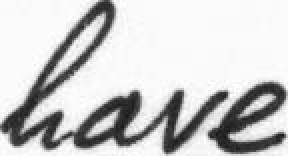
#> input picture have.png, 144 x 78 px, found by its file name (shown 2 times larger)
$ python SamplePreprocessor.py   (older library calls are emulated)
#> lines starting #> are read from the running program, lines starting #| are printed output that depends on the picture
#> further down, img is the input picture: shape (78, 144); min 21, max 255, mean 202.1
import random

import cv2
import numpy as np


def preprocess(img, imgSize, dataAugmentation=False):
    "put img into target img of size imgSize, transpose for TF and normalize gray-values"
#> called with imgSize = (128, 32), dataAugmentation = True

    # there are damaged files in IAM dataset - just use black image instead
    if img is None:
        img = np.zeros(imgSize[::-1])

    # data augmentation
    img = img.astype(np.float)
    if dataAugmentation:
        # photometric data augmentation
        if random.random() < 0.25:
            rand_odd = lambda: random.randint(1, 3) * 2 + 1
            img = cv2.GaussianBlur(img, (rand_odd(), rand_odd()), 0)
        if random.random() < 0.25:
            img = cv2.dilate(img, np.ones((3, 3)))
        if random.random() < 0.25:
            img = cv2.erode(img, np.ones((3, 3)))
        if random.random() < 0.5:
            img = img * (0.25 + random.random() * 0.75)
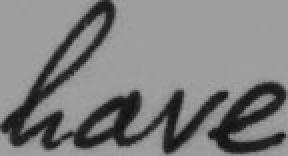
#> img: shape (78, 144) float64 (shown 2 times larger); min 13.3, max 161.5, mean 128
        if random.random() < 0.25:
            img = np.clip(img + (np.random.random(img.shape) - 0.5) * random.randint(1, 50), 0, 255)
        if random.random() < 0.1:
            img = 255 - img

        # geometric data augmentation
        wt, ht = imgSize
        h, w = img.shape
#> h = 78; w = 144
        f = min(wt / w, ht / h)
#> f = 0.41
        fx = f * np.random.uniform(0.75, 1.25)
#> fx = 0.42
        fy = f * np.random.uniform(0.75, 1.25)
#> fy = 0.454

        # random position around center
        txc = (wt - w * fx) / 2
#> txc = 33.74
        tyc = (ht - h * fy) / 2
#> tyc = -1.72
        freedom_x = max((wt - fx * w) / 2, 0) + wt / 10
#> freedom_x = 46.54
        freedom_y = max((ht - fy * h) / 2, 0) + ht / 10
#> freedom_y = 3.2
        tx = txc + np.random.uniform(-freedom_x, freedom_x)
#> tx = 43.31
        ty = tyc + np.random.uniform(-freedom_y, freedom_y)
#> ty = -1.43

        # map image into target image
        M = np.float32([[fx, 0, tx], [0, fy, ty]])
#> M = [[0.42, 0, 43.31], [0, 0.454, -1.43]]
        target = np.ones(imgSize[::-1]) * 255 / 2
        img = cv2.warpAffine(img, M, dsize=imgSize, dst=target, borderMode=cv2.BORDER_TRANSPARENT)
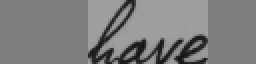
#> img: shape (32, 128) float64 (shown 2 times larger); min 18.49, max 161.3, mean 127.1

    # no data augmentation
    else:
        # center image
        wt, ht = imgSize
        h, w = img.shape
        f = min(wt / w, ht / h)
        tx = (wt - w * f) / 2
        ty = (ht - h * f) / 2

        # map image into target image
        M = np.float32([[f, 0, tx], [0, f, ty]])
        target = np.ones(imgSize[::-1]) * 255 / 2
        img = cv2.warpAffine(img, M, dsize=imgSize, dst=target, borderMode=cv2.BORDER_TRANSPARENT)

    # transpose for TF
    img = cv2.transpose(img)
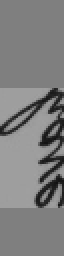
#> img: shape (128, 32) float64 (shown 2 times larger); min 18.49, max 161.3, mean 127.1

    # convert to range [-1, 1]
    img = img / 255 - 0.5
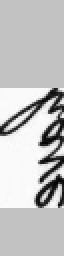
#> img: shape (128, 32) float64 (shown 2 times larger); min -0.427, max 0.133, mean -0.00174; drawn with min black and max white
    return img


if __name__ == '__main__':
    import matplotlib.pyplot as plt

    img = cv2.imread('../data/have.png', cv2.IMREAD_GRAYSCALE)
    img_aug = preprocess(img, (128, 32), True)
    plt.subplot(121)
    plt.imshow(img, cmap='gray')
    plt.subplot(122)
    plt.imshow(cv2.transpose(img_aug), cmap='gray')
    plt.show()
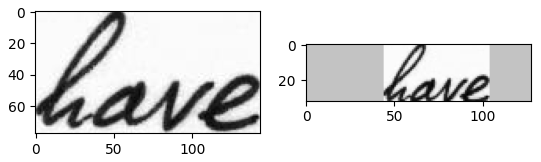
#> figure drawn by matplotlib, 2 panels
